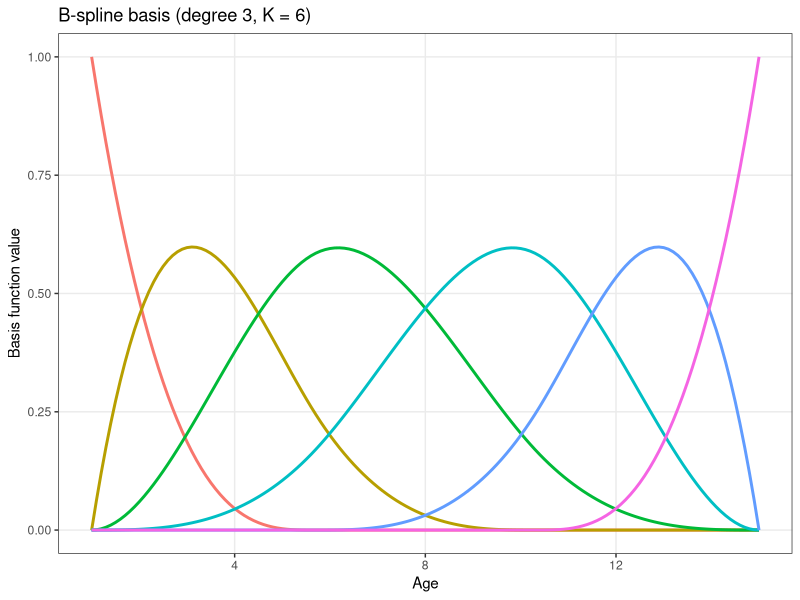
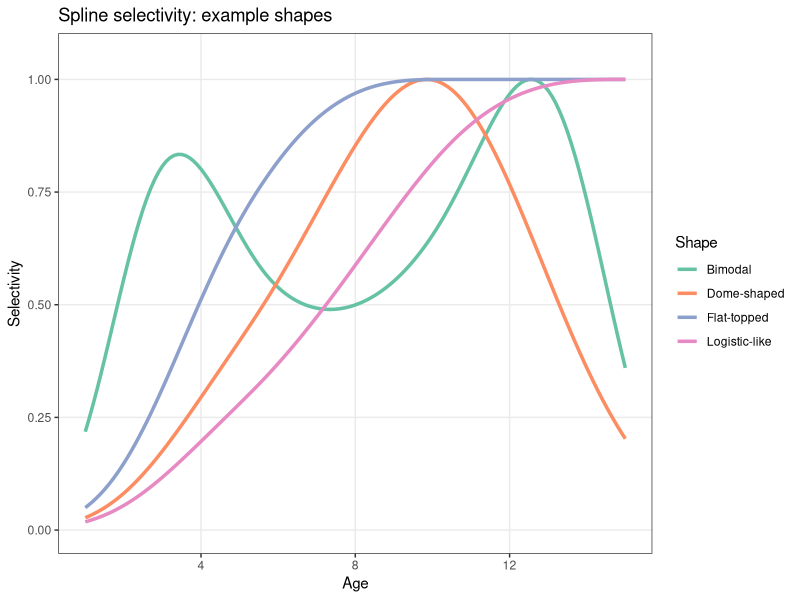

Here is the R script that generated these plots, in order:
## ---- chunk 1
library(ggplot2)
library(dplyr)
library(splines)

ages <- seq(1, 15, by = 0.1)
## ---- chunk 2
#| label: fig-spline-basis
#| fig-cap: "B-spline basis functions for selectivity modeling (K = 6 knots)."
K <- 6
B <- bs(ages, df = K, degree = 3, intercept = TRUE)
basis_df <- as.data.frame(B) %>%
  mutate(age = ages) %>%
  tidyr::pivot_longer(-age, names_to = "basis", values_to = "value")

ggplot(basis_df, aes(x = age, y = value, color = basis)) +
  geom_line(linewidth = 1) +
  labs(x = "Age", y = "Basis function value",
       title = "B-spline basis (degree 3, K = 6)") +
  theme_bw(base_size = 11) +
  theme(legend.position = "none", panel.grid.minor = element_blank())
## ---- chunk 3
#| label: fig-spline-examples
#| fig-cap: "Example spline selectivity curves with different coefficient vectors."
spline_sel <- function(age, beta, B) {
  log_sel <- B %*% beta
  sel <- exp(log_sel - max(log_sel))
  as.numeric(sel)
}

B_mat <- bs(ages, df = K, degree = 3, intercept = TRUE)

examples <- tibble(
  name = c("Logistic-like", "Dome-shaped", "Bimodal", "Flat-topped"),
  beta = list(
    c(-3, -1, 0, 1, 1, 1),
    c(-3, -1, 0, 1, 0, -1),
    c(-1, 1, -0.5, 0, 1, -0.5),
    c(-3, -1, 0, 0, 0, 0)
  )
)

curve_data <- examples %>%
  rowwise() %>%
  do({
    ex <- .
    tibble(
      name = ex$name,
      age = ages,
      selectivity = spline_sel(ages, ex$beta, B_mat)
    )
  }) %>%
  ungroup()

ggplot(curve_data, aes(x = age, y = selectivity, color = name)) +
  geom_line(linewidth = 1.2) +
  scale_y_continuous(limits = c(0, 1.05)) +
  scale_color_brewer(palette = "Set2", name = "Shape") +
  labs(x = "Age", y = "Selectivity",
       title = "Spline selectivity: example shapes") +
  theme_bw(base_size = 11) +
  theme(panel.grid.minor = element_blank())
